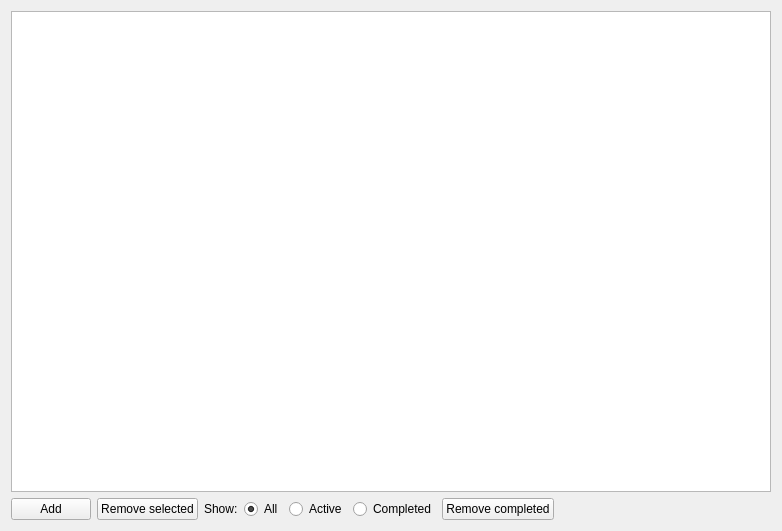
<?xml version="1.0" encoding="UTF-8"?>
<ui version="4.0">
 <class>Form</class>
 <widget class="QWidget" name="Form">
  <property name="geometry">
   <rect>
    <x>0</x>
    <y>0</y>
    <width>782</width>
    <height>531</height>
   </rect>
  </property>
  <property name="windowTitle">
   <string>Todo List</string>
  </property>
  <layout class="QVBoxLayout" name="verticalLayout">
   <item>
    <widget class="QListView" name="list">
     <property name="selectionMode">
      <enum>QAbstractItemView::ExtendedSelection</enum>
     </property>
    </widget>
   </item>
   <item>
    <layout class="QHBoxLayout" name="horizontalLayout">
     <item>
      <widget class="QPushButton" name="add">
       <property name="text">
        <string>Add</string>
       </property>
       <property name="icon">
        <iconset resource="resources.qrc">
         <normaloff>:/images/add.png</normaloff>:/images/add.png</iconset>
       </property>
      </widget>
     </item>
     <item>
      <widget class="QPushButton" name="remove_selected">
       <property name="text">
        <string>Remove selected</string>
       </property>
       <property name="icon">
        <iconset resource="resources.qrc">
         <normaloff>:/images/delete.png</normaloff>:/images/delete.png</iconset>
       </property>
      </widget>
     </item>
     <item>
      <widget class="QLabel" name="label">
       <property name="text">
        <string>Show:</string>
       </property>
      </widget>
     </item>
     <item>
      <widget class="QRadioButton" name="show_all">
       <property name="text">
        <string>All</string>
       </property>
       <property name="checked">
        <bool>true</bool>
       </property>
      </widget>
     </item>
     <item>
      <widget class="QRadioButton" name="show_active">
       <property name="text">
        <string>Active</string>
       </property>
      </widget>
     </item>
     <item>
      <widget class="QRadioButton" name="show_completed">
       <property name="text">
        <string>Completed</string>
       </property>
      </widget>
     </item>
     <item>
      <widget class="QPushButton" name="remove_completed">
       <property name="text">
        <string>Remove completed</string>
       </property>
      </widget>
     </item>
     <item>
      <spacer name="horizontalSpacer">
       <property name="orientation">
        <enum>Qt::Horizontal</enum>
       </property>
       <property name="sizeHint" stdset="0">
        <size>
         <width>40</width>
         <height>20</height>
        </size>
       </property>
      </spacer>
     </item>
    </layout>
   </item>
  </layout>
 </widget>
 <resources>
  <include location="resources.qrc"/>
 </resources>
 <connections/>
</ui>
